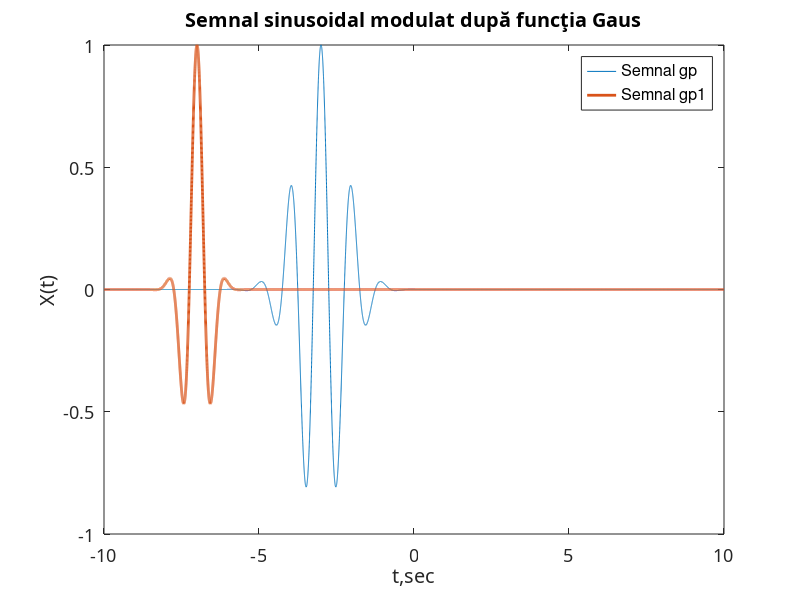

Write MATLAB code to recreate this figure.
t = -10:.001:10;
k = 3;
w = 1;
s = 0.5;

gp = gauspuls(t+k, w, s);

k1 = 7;
s1 = 1;

gp1 = gauspuls(t+k1, w, s1);

plot(t, gp, t, gp1, "LineWidth", 2)

 % plot details
grid, set (gca,'FontName', 'ArialCyr','FontSize',13)



legend("Semnal gp", "Semnal gp1", "AutoUpdate", "off")

title('Semnal sinusoidal modulat după funcţia Gaus') 
xlabel('t,sec'), ylabel('X(t)'), grid
